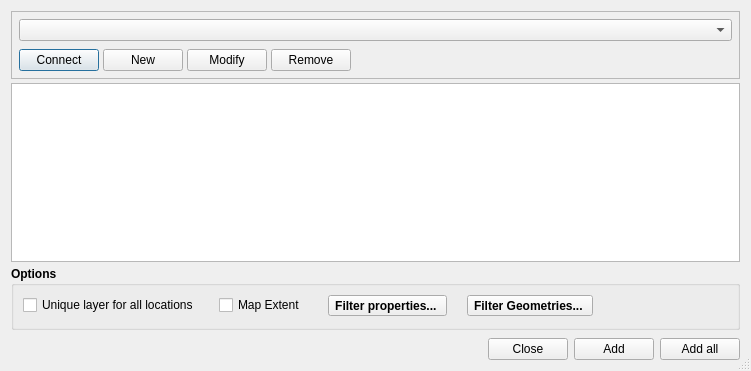
<?xml version="1.0" encoding="UTF-8"?>
<ui version="4.0">
 <class>Dialog</class>
 <widget class="QDialog" name="Dialog">
  <property name="geometry">
   <rect>
    <x>0</x>
    <y>0</y>
    <width>751</width>
    <height>371</height>
   </rect>
  </property>
  <property name="sizePolicy">
   <sizepolicy hsizetype="Expanding" vsizetype="Expanding">
    <horstretch>0</horstretch>
    <verstretch>0</verstretch>
   </sizepolicy>
  </property>
  <property name="windowTitle">
   <string>SensorThings API - Upload layer from remote server</string>
  </property>
  <property name="sizeGripEnabled">
   <bool>true</bool>
  </property>
  <layout class="QVBoxLayout" name="verticalLayout">
   <property name="spacing">
    <number>4</number>
   </property>
   <item>
    <widget class="QFrame" name="verticalFrame">
     <property name="frameShape">
      <enum>QFrame::StyledPanel</enum>
     </property>
     <layout class="QVBoxLayout" name="verticalLayout_2">
      <property name="spacing">
       <number>4</number>
      </property>
      <property name="leftMargin">
       <number>7</number>
      </property>
      <property name="topMargin">
       <number>7</number>
      </property>
      <property name="rightMargin">
       <number>7</number>
      </property>
      <property name="bottomMargin">
       <number>7</number>
      </property>
      <item>
       <widget class="QComboBox" name="cmbConnection">
        <property name="editable">
         <bool>false</bool>
        </property>
       </widget>
      </item>
      <item alignment="Qt::AlignLeft">
       <widget class="QWidget" name="horizontalWidget" native="true">
        <layout class="QGridLayout" name="gridLayout_2">
         <property name="leftMargin">
          <number>0</number>
         </property>
         <property name="topMargin">
          <number>0</number>
         </property>
         <property name="rightMargin">
          <number>0</number>
         </property>
         <property name="bottomMargin">
          <number>0</number>
         </property>
         <property name="spacing">
          <number>0</number>
         </property>
        </layout>
       </widget>
      </item>
      <item alignment="Qt::AlignLeft">
       <widget class="QFrame" name="horizontalFrame">
        <layout class="QHBoxLayout" name="horizontalLayout">
         <property name="spacing">
          <number>4</number>
         </property>
         <property name="leftMargin">
          <number>0</number>
         </property>
         <property name="topMargin">
          <number>0</number>
         </property>
         <property name="rightMargin">
          <number>0</number>
         </property>
         <property name="bottomMargin">
          <number>0</number>
         </property>
         <item alignment="Qt::AlignLeft">
          <widget class="QPushButton" name="btnConnect">
           <property name="text">
            <string>Connect</string>
           </property>
          </widget>
         </item>
         <item alignment="Qt::AlignLeft">
          <widget class="QPushButton" name="btnNew">
           <property name="text">
            <string>New</string>
           </property>
          </widget>
         </item>
         <item>
          <widget class="QPushButton" name="btnModify">
           <property name="text">
            <string>Modify</string>
           </property>
          </widget>
         </item>
         <item>
          <widget class="QPushButton" name="btnRemove">
           <property name="text">
            <string>Remove</string>
           </property>
          </widget>
         </item>
        </layout>
       </widget>
      </item>
     </layout>
    </widget>
   </item>
   <item>
    <widget class="QTableView" name="tblLayes">
     <property name="styleSheet">
      <string notr="true">alternate-background-color: #def3eb;</string>
     </property>
     <property name="editTriggers">
      <set>QAbstractItemView::NoEditTriggers</set>
     </property>
     <property name="tabKeyNavigation">
      <bool>false</bool>
     </property>
     <property name="showDropIndicator" stdset="0">
      <bool>false</bool>
     </property>
     <property name="dragDropOverwriteMode">
      <bool>false</bool>
     </property>
     <property name="alternatingRowColors">
      <bool>true</bool>
     </property>
     <property name="selectionMode">
      <enum>QAbstractItemView::SingleSelection</enum>
     </property>
     <property name="selectionBehavior">
      <enum>QAbstractItemView::SelectRows</enum>
     </property>
     <property name="sortingEnabled">
      <bool>true</bool>
     </property>
     <attribute name="horizontalHeaderStretchLastSection">
      <bool>true</bool>
     </attribute>
     <attribute name="verticalHeaderVisible">
      <bool>false</bool>
     </attribute>
    </widget>
   </item>
   <item>
    <widget class="QGroupBox" name="groupBox">
     <property name="font">
      <font>
       <weight>75</weight>
       <bold>true</bold>
      </font>
     </property>
     <property name="title">
      <string>Options</string>
     </property>
     <layout class="QHBoxLayout" name="horizontalLayout_2">
      <property name="spacing">
       <number>7</number>
      </property>
      <property name="bottomMargin">
       <number>11</number>
      </property>
      <item alignment="Qt::AlignLeft">
       <widget class="QWidget" name="widget_2" native="true">
        <layout class="QHBoxLayout" name="horizontalLayout_3">
         <property name="spacing">
          <number>20</number>
         </property>
         <property name="leftMargin">
          <number>0</number>
         </property>
         <property name="topMargin">
          <number>0</number>
         </property>
         <property name="rightMargin">
          <number>0</number>
         </property>
         <property name="bottomMargin">
          <number>0</number>
         </property>
         <item>
          <widget class="QCheckBox" name="chkUniqueLayer">
           <property name="font">
            <font>
             <weight>50</weight>
             <bold>false</bold>
            </font>
           </property>
           <property name="text">
            <string>Unique layer for all locations</string>
           </property>
          </widget>
         </item>
         <item>
          <widget class="QCheckBox" name="chkOnMapExtent">
           <property name="font">
            <font>
             <weight>50</weight>
             <bold>false</bold>
            </font>
           </property>
           <property name="text">
            <string>Map Extent </string>
           </property>
          </widget>
         </item>
         <item>
          <widget class="QToolButton" name="btnFilterProperties">
           <property name="toolTip">
            <string>Filter location properties for layer grouping</string>
           </property>
           <property name="text">
            <string>Filter properties... </string>
           </property>
          </widget>
         </item>
         <item>
          <widget class="QToolButton" name="btnFilterGeometries">
           <property name="text">
            <string>Filter Geometries... </string>
           </property>
          </widget>
         </item>
        </layout>
       </widget>
      </item>
     </layout>
    </widget>
   </item>
   <item alignment="Qt::AlignRight">
    <widget class="QWidget" name="widget" native="true">
     <property name="sizePolicy">
      <sizepolicy hsizetype="Preferred" vsizetype="Preferred">
       <horstretch>0</horstretch>
       <verstretch>0</verstretch>
      </sizepolicy>
     </property>
     <layout class="QGridLayout" name="gridLayout">
      <property name="leftMargin">
       <number>0</number>
      </property>
      <property name="topMargin">
       <number>4</number>
      </property>
      <property name="rightMargin">
       <number>0</number>
      </property>
      <property name="bottomMargin">
       <number>0</number>
      </property>
      <item row="0" column="1">
       <widget class="QPushButton" name="btnAdd">
        <property name="sizePolicy">
         <sizepolicy hsizetype="Preferred" vsizetype="Fixed">
          <horstretch>0</horstretch>
          <verstretch>0</verstretch>
         </sizepolicy>
        </property>
        <property name="text">
         <string>Add</string>
        </property>
       </widget>
      </item>
      <item row="0" column="0">
       <widget class="QPushButton" name="btnClose">
        <property name="sizePolicy">
         <sizepolicy hsizetype="Preferred" vsizetype="Fixed">
          <horstretch>0</horstretch>
          <verstretch>0</verstretch>
         </sizepolicy>
        </property>
        <property name="text">
         <string>Close</string>
        </property>
       </widget>
      </item>
      <item row="0" column="2">
       <widget class="QPushButton" name="btnAddAll">
        <property name="text">
         <string>Add all</string>
        </property>
       </widget>
      </item>
     </layout>
    </widget>
   </item>
  </layout>
 </widget>
 <resources/>
 <connections/>
</ui>
